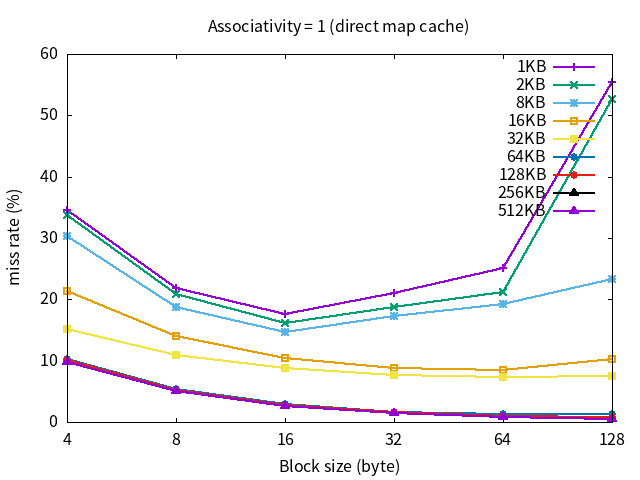

Here is the gnuplot script that generated this plot:
set title "Associativity = 1 (direct map cache)"
set xlabel "Block size (byte)"
set ylabel "miss rate (%)"
set term png font "Noto Sans CJK TC,12"
set output "block.png"
set key right

plot \
"block.txt" using 2:xtic(1) with linespoints linewidth 2 title "1KB", \
"block.txt" using 3:xtic(1) with linespoints linewidth 2 title "2KB", \
"block.txt" using 4:xtic(1) with linespoints linewidth 2 title "8KB", \
"block.txt" using 5:xtic(1) with linespoints linewidth 2 title "16KB", \
"block.txt" using 6:xtic(1) with linespoints linewidth 2 title "32KB", \
"block.txt" using 7:xtic(1) with linespoints linewidth 2 title "64KB", \
"block.txt" using 8:xtic(1) with linespoints linewidth 2 title "128KB", \
"block.txt" using 9:xtic(1) with linespoints linewidth 2 title "256KB", \
"block.txt" using 10:xtic(1) with linespoints linewidth 2 title "512KB"